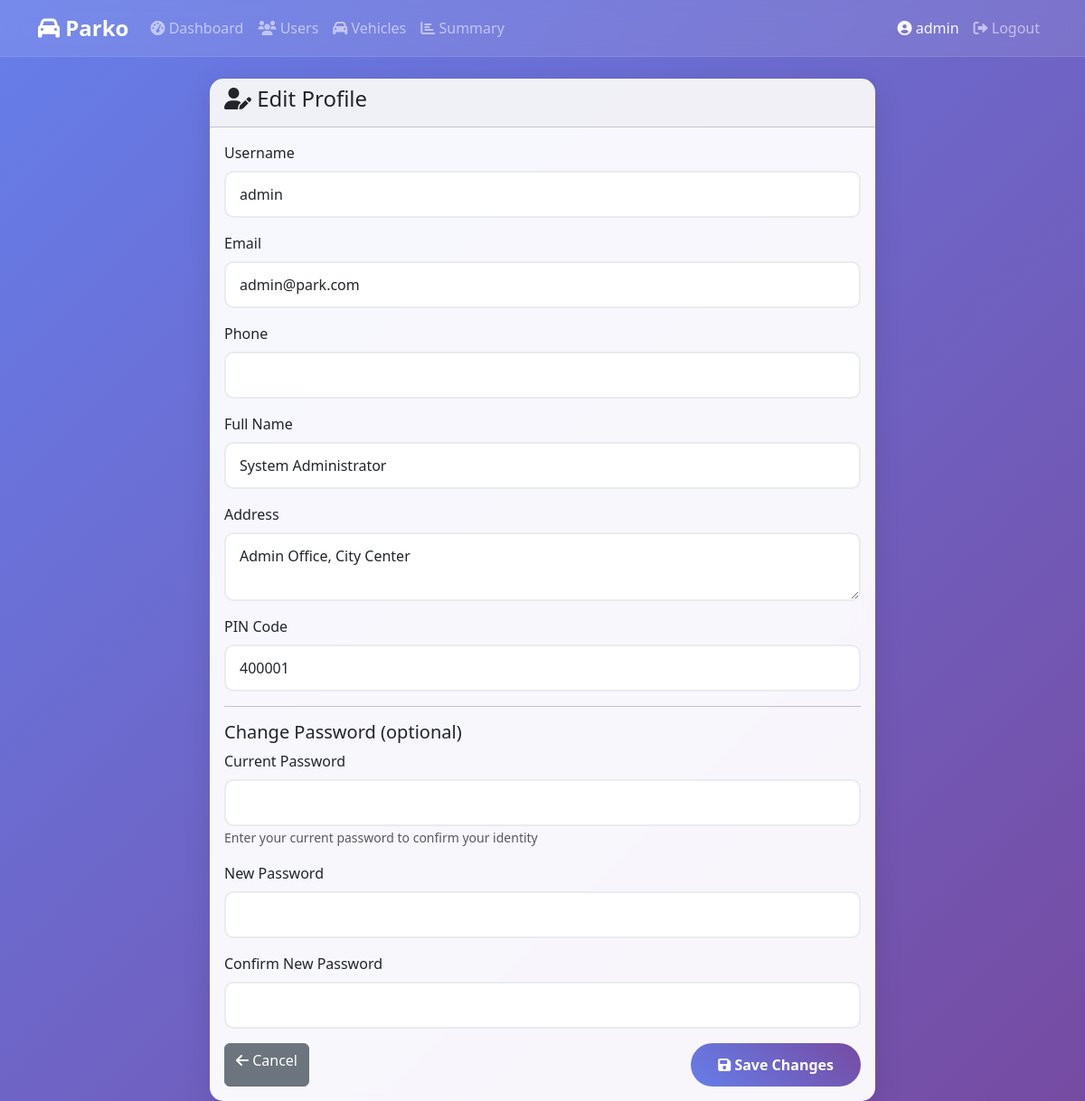
Screenshot of /edit_profile (signed in) with the database file from the repository.
### models/models.py (models this page shows)
class User(db.Model):
    id = db.Column(db.Integer, primary_key=True)
    username = db.Column(db.String(80), unique=True, nullable=False)
    email = db.Column(db.String(120), unique=True, nullable=False)
    password_hash = db.Column(db.String(120), nullable=False)
    phone = db.Column(db.String(20))
    full_name = db.Column(db.String(100))
    address = db.Column(db.Text)
    pincode = db.Column(db.String(10))
    is_admin = db.Column(db.Boolean, default=False)
    created_at = db.Column(db.DateTime, default=lambda: datetime.now(utc))
    reservations = db.relationship('Reservation', backref='user', lazy=True)
    vehicles = db.relationship('Vehicle', backref='owner', lazy=True)

### controllers/user_controller.py (the view, shortened to what this page needs)
@user_bp.route('/edit_profile', methods=['GET', 'POST'])
def edit_profile():
    if not session.get('user_id'):
        return redirect(url_for('user.login'))
    user = User.query.get_or_404(session['user_id'])
    return render_template('edit_profile.html', user=user)

### templates/edit_profile.html (shortened to what this page needs)
{% extends "base.html" %}
{% block content %}
<div class="container mt-4">
    <div class="row justify-content-center">
        <div class="col-md-8">
            <div class="card">
                <div class="card-header">
                    <h4><i class="fas fa-user-edit"></i> Edit Profile</h4>
                </div>
                <div class="card-body">
                    <form method="POST">
                        <div class="mb-3">
                            <label for="username" class="form-label">Username</label>
                            <input type="text" class="form-control" id="username" name="username" value="{{ user.username }}" required>
                        </div>
                        <div class="mb-3">
                            <label for="email" class="form-label">Email</label>
                            <input type="email" class="form-control" id="email" name="email" value="{{ user.email }}" required>
                        </div>
                        <div class="mb-3">
                            <label for="phone" class="form-label">Phone</label>
                            <input type="tel" class="form-control" id="phone" name="phone" value="{{ user.phone or '' }}">
                        </div>
                        <div class="mb-3">
                            <label for="full_name" class="form-label">Full Name</label>
                            <input type="text" class="form-control" id="full_name" name="full_name" value="{{ user.full_name or '' }}">
                        </div>
                        <div class="mb-3">
                            <label for="address" class="form-label">Address</label>
                            <textarea class="form-control" id="address" name="address" rows="2">{{ user.address or '' }}</textarea>
                        </div>
                        <div class="mb-3">
                            <label for="pincode" class="form-label">PIN Code</label>
                            <input type="text" class="form-control" id="pincode" name="pincode" value="{{ user.pincode or '' }}">
                        </div>
                        <hr>
                        <div class="mb-3">
                            <h5>Change Password (optional)</h5>
                            <div class="mb-3">
                                <label for="current_password" class="form-label">Current Password</label>
                                <input type="password" class="form-control" id="current_password" name="current_password">
                                <small class="text-muted">Enter your current password to confirm your identity</small>
                            </div>
                            <div class="mb-3">
                                <label for="new_password" class="form-label">New Password</label>
                                <input type="password" class="form-control" id="new_password" name="new_password">
                            </div>
                            <div class="mb-3">
                                <label for="confirm_password" class="form-label">Confirm New Password</label>
                                <input type="password" class="form-control" id="confirm_password" name="confirm_password">
                            </div>
                        </div>
                        <div class="d-flex justify-content-between">
                            <a href="{{ url_for('index') }}" class="btn btn-secondary">
                                <i class="fas fa-arrow-left"></i> Cancel
                            </a>
                            <button type="submit" class="btn btn-primary">
                                <i class="fas fa-save"></i> Save Changes
                            </button>
                        </div>
                    </form>
                </div>
            </div>
        </div>
    </div>
</div>
{% endblock %}

### templates/base.html (shortened to what this page needs)
<!DOCTYPE html>
<html lang="en">
<head>
    <link href="https://cdnjs.cloudflare.com/ajax/libs/bootstrap/5.3.0/css/bootstrap.min.css" rel="stylesheet">
    <link href="https://cdnjs.cloudflare.com/ajax/libs/font-awesome/6.0.0/css/all.min.css" rel="stylesheet">
</head>
<body>
    <nav class="navbar navbar-expand-lg navbar-dark">
        <div class="container">
            <a class="navbar-brand" href="{{ url_for('index') }}">
                <i class="fas fa-car"></i> Parko
            </a>
            <div class="collapse navbar-collapse" id="navbarNav">
                <ul class="navbar-nav me-auto">
                    {% if session.user_id %}
                        {% if session.is_admin %}
                            <li class="nav-item">
                                <a class="nav-link" href="{{ url_for('admin.dashboard') }}">
                                    <i class="fas fa-tachometer-alt"></i> Dashboard
                                </a>
                            </li>
                            <li class="nav-item">
                                <a class="nav-link" href="{{ url_for('admin.users') }}">
                                    <i class="fas fa-users"></i> Users
                                </a>
                            </li>
                            <li class="nav-item">
                                <a class="nav-link" href="{{ url_for('admin.vehicles') }}">
                                    <i class="fas fa-car"></i> Vehicles
                                </a>
                            </li>
                            <li class="nav-item">
                                <a class="nav-link" href="{{ url_for('admin.summary') }}">
                                    <i class="fas fa-chart-bar"></i> Summary
                                </a>
                            </li>
                        {% endif %}
                    {% endif %}
                </ul>
                <ul class="navbar-nav">
                    {% if session.user_id %}
                        <li class="nav-item">
                            <a class="nav-link text-light" href="{{ url_for('user.edit_profile') }}">
                                <i class="fas fa-user-circle"></i> {{ session.username }}
                            </a>
                        </li>
                        <li class="nav-item">
                            <a class="nav-link" href="{{ url_for('user.logout') }}">
                                <i class="fas fa-sign-out-alt"></i> Logout
                            </a>
                        </li>
                    {% endif %}
                </ul>
            </div>
        </div>
    </nav>
    <main class="container-fluid">
        {% block content %}{% endblock %}
    </main>
</body>
</html>

### templates/base.html (style rules this page uses)
:root { --primary-color: #667eea; --secondary-color: #764ba2; --success-color: #28a745; --danger-color: #dc3545; --warning-color: #ffc107; --info-color: #17a2b8; --light-color: #f8f9fa; --dark-color: #343a40; }
body { background: linear-gradient(135deg, var(--primary-color), var(--secondary-color)); min-height: 100vh; font-family: 'Segoe UI', Tahoma, Geneva, Verdana, sans-serif; }
.navbar { background: rgba(255, 255, 255, 0.1); backdrop-filter: blur(10px); border-bottom: 1px solid rgba(255, 255, 255, 0.1); }
.navbar-brand { font-weight: 700; font-size: 1.5rem; color: white !important; }
.card { background: rgba(255, 255, 255, 0.95); border: none; border-radius: 15px; box-shadow: 0 8px 32px rgba(0, 0, 0, 0.1); backdrop-filter: blur(10px); }
.btn-primary { background: linear-gradient(45deg, var(--primary-color), var(--secondary-color)); border: none; border-radius: 25px; padding: 12px 30px; font-weight: 600; transition: all 0.3s ease; }
.form-control { border-radius: 10px; border: 2px solid #e9ecef; padding: 12px 15px; }

### rows the page displays
User: username "admin", email "admin@park.com", full_name "System Administrator", address "Admin Office, City Center", pincode "400001"
